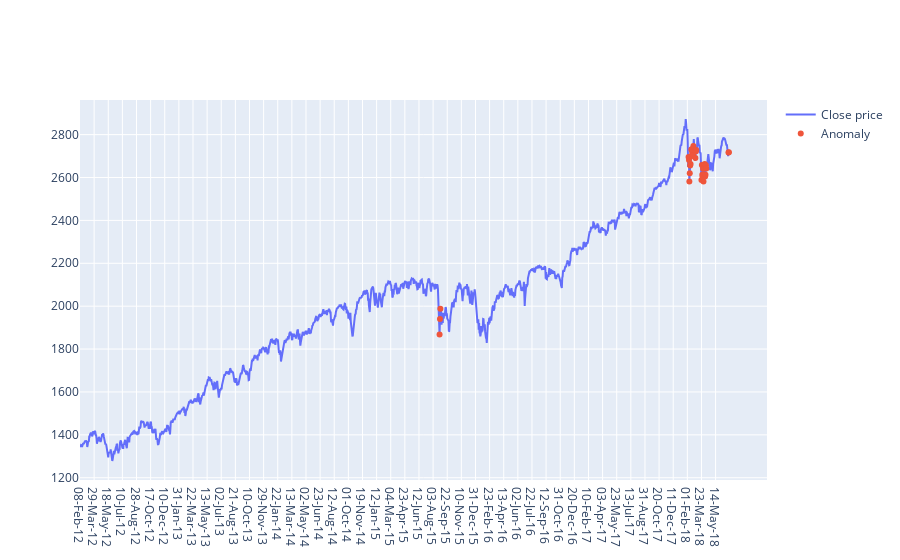

Notebook cell for this chart:
### Code cell
fig = go.Figure()
fig.add_trace(go.Scatter(x=test[time_steps:].date, y =scaler.inverse_transform(test[time_steps:].close),mode='lines',name='Close price'))
fig.add_trace(go.Scatter(x=anomalies.date, y =scaler.inverse_transform(anomalies.close),mode='markers',name='Anomaly'))
fig.update_layout(showlegend=True)
fig.show()

### Figure 1 — Plotly figure (JSON) as saved in the notebook; plotly's stock layout.template omitted (floating-point values rounded to 4 significant figures; data arrays with more than 128 entries replaced by an {"elided": "..."} marker saying what was removed)
{"data": [{"mode": "lines", "name": "Close price", "type": "scatter", "x": {"elided": "1609 str values"}, "y": {"elided": "1609 float values"}}, {"mode": "markers", "name": "Anomaly", "type": "scatter", "x": ["25-Aug-15", "26-Aug-15", "27-Aug-15", "06-Feb-18", "07-Feb-18", "08-Feb-18", "09-Feb-18", "12-Feb-18", "13-Feb-18", "14-Feb-18", "15-Feb-18", "16-Feb-18", "20-Feb-18", "21-Feb-18", "22-Feb-18", "23-Feb-18", "02-Mar-18", "05-Mar-18", "06-Mar-18", "23-Mar-18", "26-Mar-18", "27-Mar-18", "28-Mar-18", "29-Mar-18", "02-Apr-18", "03-Apr-18", "04-Apr-18", "05-Apr-18", "06-Apr-18", "09-Apr-18", "10-Apr-18", "11-Apr-18", "28-Jun-18", "29-Jun-18"], "y": [1868.0, 1941.0, 1988.0, 2695.0, 2682.0, 2581, 2620.0, 2656, 2663.0, 2699.0, 2731.0, 2732.0, 2716.0, 2701.0, 2704.0, 2747.0, 2691.0, 2721.0, 2728.0, 2588.0, 2659.0, 2613.0, 2605.0, 2641.0, 2582.0, 2614.0, 2645.0, 2663.0, 2604.0, 2613.0, 2657.0, 2642.0, 2716.0, 2718.0]}], "layout": {"showlegend": true}}
